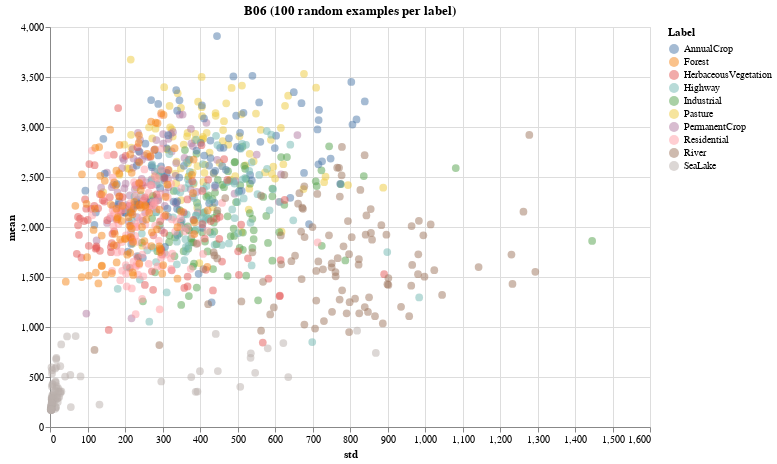

Here is the notebook cell this chart was saved with:
### Code cell
figura['B06']

### Figure 1 — Vega-Lite specification as saved in the notebook (floating-point values rounded to 4 significant figures; data arrays with more than 128 entries replaced by an {"elided": "..."} marker saying what was removed)
{"config": {"view": {"continuousWidth": 400, "continuousHeight": 300}}, "data": {"name": "data-d73a571e94c0c6607e59c44bbb1b0fda"}, "mark": {"type": "circle", "size": 60}, "encoding": {"color": {"type": "nominal", "field": "Label"}, "opacity": {"value": 0.5}, "x": {"type": "quantitative", "field": "std"}, "y": {"type": "quantitative", "field": "mean"}}, "height": 400, "title": "B06 (100 random examples per label)", "width": 600, "$schema": "https://vega.github.io/schema/vega-lite/v4.8.1.json", "datasets": {"data-d73a571e94c0c6607e59c44bbb1b0fda": {"elided": "1000 records"}}}
